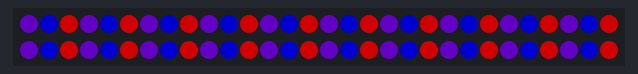
Recording of a sketch running on a simulated Arduino Uno, built with avr-gcc and run on an emulated ATmega328P. Shown: 60 RGB LEDs in strip order, left to right, continuing on the next row. Dim RGB values are drawn brighter than linear.

Above: at 0.1 s.
At 60.3 s:
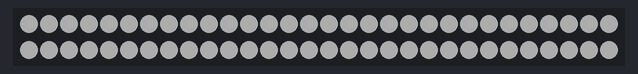

The sketch:

LED_Test2.ino
```cpp
#include <FastLED.h>
#define LED_PIN 2
#define NUM_LEDS 60

CRGB leds[NUM_LEDS];


void setup() {


  //Callibrate LEDS and clear previous code to run new code
  FastLED.addLeds<WS2812, LED_PIN, GRB>(leds, NUM_LEDS);
  FastLED.setMaxPowerInVoltsAndMilliamps(5, 500);
  FastLED.clear();
  FastLED.show();

}

/* Psydo Code for water sensor
Global Variable moisture_lvl = 0
int wet = 1000
int dry = 100

//Read Moisture level
moisture_lvl = ???

while true:

if moisture_lvl >= wet:
  for(int i=0; i<NUM_LEDS; i= i++){
  leds[i] = CRGB(0,0,255); //Change all LED to Blue
  FastLED.show();


if moisture_lvl > dry and moisture_lvl < wet:
  for(int i=0; i<NUM_LEDS; i= i++){
  leds[i] = CRGB(0,255,0); //Change all LED to Green
  FastLED.show();

if moisture_lvl <= dry:
  for(int i=0; i<NUM_LEDS; i= i++){
  leds[i] = CRGB(255,0,0); //Change all LED to Red
  FastLED.show();

*/

void loop() {
 //Time loop #1
  for(int i=0; i<NUM_LEDS; i= i+3){
  leds[i] = CRGB(102,0,204);
  leds[i+1] = CRGB(0, 0, 255);
  leds[i+2] = CRGB (255,0,0);
 FastLED.show();
 }
delay(60000);
  for(int i=0; i<NUM_LEDS; i++){
  leds[i] = CRGB(255,255,255);
  FastLED.show();
 }
delay(60000);
}
```

Measured:
- what the display in image 1 shows lasts 60.1 s, from 60.2 s to 120.3 s
